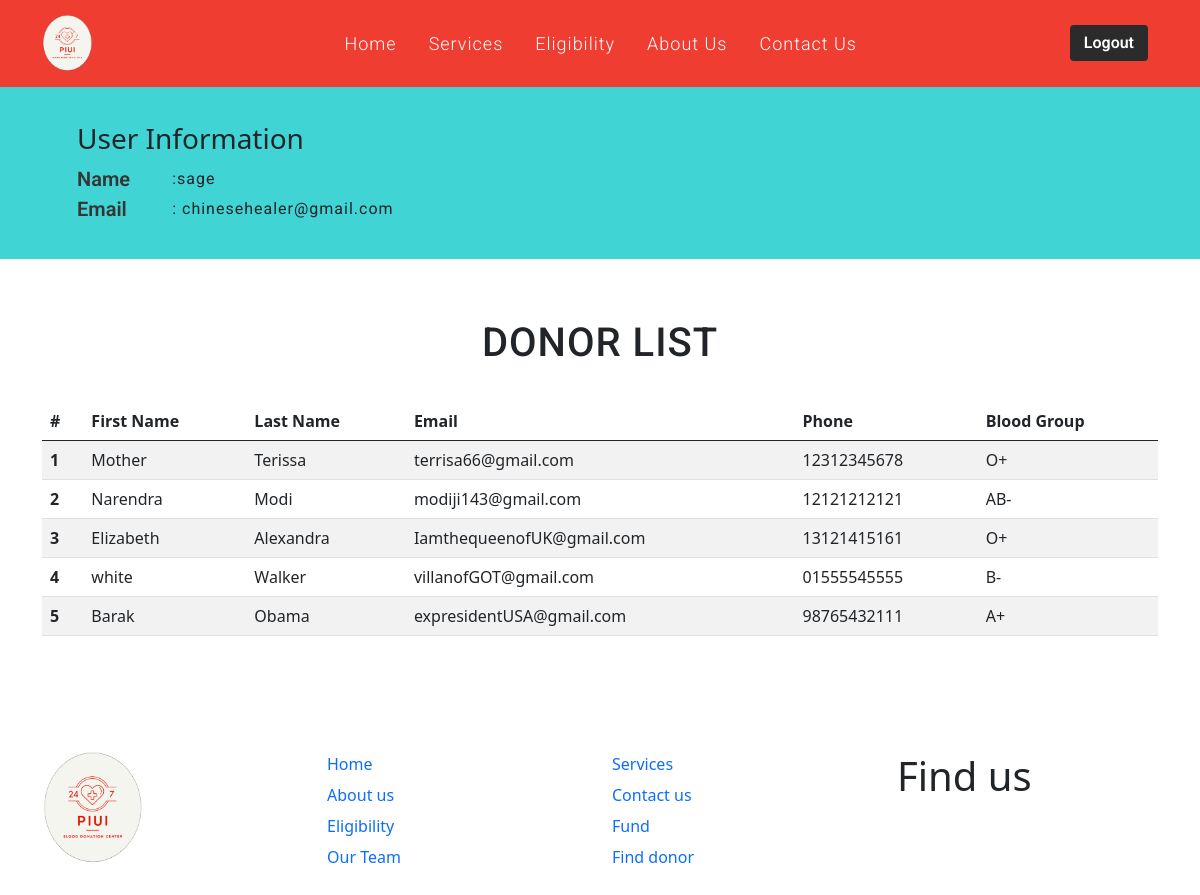
/posts/index (signed in), run on the app's committed database.
### tables this page shows
CREATE TABLE `reg` (
  `id` int(10) NOT NULL,
  `firstname` varchar(255) NOT NULL,
  `lastname` varchar(255) NOT NULL,
  `email` varchar(255) NOT NULL,
  `phone` varchar(255) NOT NULL,
  `blood` varchar(255) NOT NULL
);

### app/controllers/Posts.php (called while the page is built)
<?php
class Posts extends Controllers {
    public function __construct() {
        $this->postModel = $this->model('Post');
    }
    public function index() {
        $posts = $this->postModel->findAllPosts();
        $data = [
            'posts' => $posts
        ];
        $this->view('posts/index', $data);
    }
}

### app/libraries/CORE.php (called while the page is built, shortened)
<?php
  class Core {
    protected $currentMethod = 'index';
    public function __construct(){
      $url = $this->getUrl();
      if(file_exists('../app/controllers/' . ucwords($url[0]). '.php')){
        unset($url[0]);
      }
      $this->currentController = new $this->currentController;
      if(isset($url[1])){
        if(method_exists($this->currentController, $url[1])){
          $this->currentMethod = $url[1];
          unset($url[1]);
        }
      }
      $this->params = $url ? array_values($url) : [];
      call_user_func_array([$this->currentController, $this->currentMethod], $this->params);
    }
    public function getUrl(){
      if(isset($_GET['url'])){
        $url = rtrim($_GET['url'], '/');
        $url = filter_var($url, FILTER_SANITIZE_URL);
        $url = explode('/', $url);
        return $url;
      }
    }
  }

### app/require.php (called while the page is built, shortened)
<?php
    require_once 'libraries/Core.php';
    require_once 'libraries/Controllers.php';
    require_once 'libraries/Database.php';
    $init = new Core();

### public/index.php (called while the page is built)
<?php
    require_once '../app/require.php';

### app/libraries/Database.php (called while the page is built, shortened)
<?php
    class Database {
        private $dbHost = DB_HOST;
        private $dbUser = DB_USER;
        private $dbPass = DB_PASS;
        private $dbName = DB_NAME;
        private $statement;
        private $dbHandler;
        public function __construct() {
            $conn = 'mysql:host=' . $this->dbHost . ';dbname=' . $this->dbName;
            $options = array(
                PDO::ATTR_PERSISTENT => true,
                PDO::ATTR_ERRMODE => PDO::ERRMODE_EXCEPTION
            );
            try {
                $this->dbHandler = new PDO($conn, $this->dbUser, $this->dbPass, $options);
            } catch (PDOException $e) {
                $this->error = $e->getMessage();
                echo $this->error;
            }
        }
        public function query($sql) {
            $this->statement = $this->dbHandler->prepare($sql);
        }
        public function execute() {
            return $this->statement->execute();
        }
        public function resultSet() {
            $this->execute();
            return $this->statement->fetchAll(PDO::FETCH_OBJ);
        }
    }

### app/models/Post.php (called while the page is built)
<?php
class Post {
    private $db;
    public function __construct() {
        $this->db = new Database;
    }
    public function findAllPosts() {
        $this->db->query('SELECT * FROM reg ORDER BY id ASC');
        $results = $this->db->resultSet();
        return $results;
    }
}

### app/views/posts/index.php (the view, shortened to what this page needs)
<?php
   require APPROOT . '\views\includes\header.php';
?>
    <?php
       require APPROOT . '\views\includes\menu.php';
    ?>
    <?php if(isset($_SESSION['user_id'])) : ?>
    <div class="home-banner">
            <div class="container">
                <div class="row">
                    <div class="col-lg-6">
                        <div class="user-info">
                            <ul>
                                <h3>User Information</h3>
                                <li>
                                    <p>Name</p>
                                    <p>:<?php echo $_SESSION['firstname'] ?> <?php echo $_SESSION['lastname'] ?></p>
                                </li>
                                <li>
                                    <p>Email</p>
                                    <p>: <?php echo $_SESSION['email'] ?></p>
                                </li>
                            </ul>
                        </div>
                    </div>
                </div>
            </div>
        </div>
    <section class="donor-list">
        <div class="container">
            <div class="heading">
                <h1>Donor List</h1>
            </div>
            <table class="table table-striped">
                <thead>
                    <tr>
                      <th scope="col">#</th>
                      <th scope="col">First Name</th>
                      <th scope="col">Last Name</th>
                      <th scope="col">Email</th>
                      <th scope="col">Phone</th>
                      <th scope="col">Blood Group</th>
                    </tr>
                  </thead>
                  <tbody>
		<?php foreach($data['posts'] as $post): ?>
                    <tr>
                      <th scope="row"><?php echo $post->id;?></th>
                      <td><?php echo $post->firstname;?></td>
                      <td><?php echo $post->lastname;?></td>
                      <td><?php echo $post->email;?></td>
			            <td><?php echo $post->phone;?></td>
                      <td><?php echo $post->blood;?></td>
                      <?php endforeach; ?>
                    </tr>
                  </tbody>
            </table>
        </div>
    </section>
    <?php else : ?>
        <?php
   require APPROOT . '\views\users\login.php';
?>
<?php endif; ?>
<?php
   require APPROOT . '\views\includes\footer.php';
?>

### app/libraries/Controllers.php (shortened to what this page needs)
<?php
    class Controllers {
        public function view($view, $data = []) {
            if (file_exists('../app/views/' . $view . '.php')) {
                require_once '../app/views/' . $view . '.php';
            } else {
                die("View does not exists.");
            }
        }
    }

### app/views/includes/header.php (shortened to what this page needs)
<php?>
    <head>
    <link href="https://cdn.jsdelivr.net/npm/bootstrap@5.1.0/dist/css/bootstrap.min.css" rel="stylesheet">
    <link href="<?php echo URLROOT; ?>../css/font-awesome.min.css" rel="stylesheet">
    <link rel="stylesheet" href="<?php echo URLROOT; ?>../css/style.css">
</head>

### app/views/includes/menu.php (shortened to what this page needs)
<header class="theme-bg">
        <div class="container">
            <div class="row">
                <div class="col-lg-1 col-md-1 col-sm-6 col-6">
                    <a href="#">
                        <div class="logo">
                        <img src="<?php echo URLROOT; ?>../img/new1.png" alt="">
                        </div>
                    </a>
                </div>
                <div class="col-lg-8 col-md-8">
                    <?php if(isset($_SESSION['user_id'])) : ?>
                        <div class="menu">
                            <ul>
                                <li><a href="<?php echo URLROOT; ?>/views/index">Home</a></li>
                                <li><a href="">Services</a>
                                </li>
                                <li><a href="<?php echo URLROOT; ?>/views/eligibility">Eligibility</a></li>
                                <li><a href="<?php echo URLROOT; ?>/views/about">About us</a></li>
                                <li><a href="<?php echo URLROOT; ?>/views/index#contact">Contact us</a></li>
                            </ul>
                        </div>
                    <?php endif; ?>
                </div>
                <div class="col-lg-3 col-md-3 col-sm-6 col-6">
                    <div class="cta-btn">
                        <?php if(isset($_SESSION['user_id'])) : ?>
                            <a href="<?php echo URLROOT; ?>/users/logout" class="btn theme-btn-dark">Logout</a>
                        <?php else : ?>
                            <a href="<?php echo URLROOT; ?>/users/register" class="btn theme-btn">Sign up</a>
                            <a href="<?php echo URLROOT; ?>/users/login" class="btn theme-btn-dark">Sign in</a>
                        <?php endif; ?>
                    </div>
                </div>
            </div>
        </div>
    </header>

### app/views/includes/footer.php (shortened to what this page needs)
<php?>
<footer>
        <div class="container">
            <div class="row">
                <div class="col-lg-3 col-md-3 col-sm-6 col-6">
                    <div class="footer-logo">
                        <a href="#"><img src="<?php echo URLROOT; ?>../img/new1.png" alt=""></a>
                    </div>
                </div>
                <div class="col-lg-3 col-md-3 col-sm-6 col-6">
                    <ul class="footer-menu">
                        <li><a href="#">Home</a></li>
                        <li><a href="#">About us</a></li>
                        <li><a href="#">Eligibility</a></li>
                        <li><a href="#">Our Team</a></li>
                    </ul>
                </div>
                <div class="col-lg-3 col-md-3 col-sm-6 col-6">
                    <ul class="footer-menu">
                        <li><a href="#">Services</a></li>
                        <li><a href="#">Contact us</a></li>
                        <li><a href="#">Fund</a></li>
                        <li><a href="#">Find donor</a></li>
                    </ul>
                </div>
                <div class="col-lg-3 col-md-3 col-sm-6 col-6">
                    <h1>Find us</h1>
                    <ul class="social-icon">
                        <li><a href="#"><i class="fab fa-facebook"></i></a></li>
                        <li><a href="#"><i class="fab fa-instagram"></i></a></li>
                        <li><a href="#"><i class="fab fa-twitter"></i></a></li>
                        <li><a href="#"><i class="fab fa-whatsapp"></i></a></li>
                    </ul>
                </div>
            </div>
        </div>
    </footer>

### public/css/style.css (style rules this page uses)
* { margin: 0; padding: 0; box-sizing: border-box; }
.theme-bg { background-color:#EF3D32 ; }
.theme-btn-dark { background-color: #2b2b2b; color: #fff; font-size: 16px; font-weight: 600; padding: 6px 14px; font-family: 'Roboto', sans-serif; }
.logo { padding: 15px 0; }
.logo img { width: 50px; }
.menu { height: 100%; display: flex; align-items: center; justify-content: flex-end; }
.menu ul { list-style: none; display: flex; justify-content: flex-start; padding: 0; margin: 0; }
.menu ul li { position: relative; }
.menu ul li a { text-decoration: none; text-transform: capitalize; color: #fff; font-weight: 300; font-size: 18px; padding: 25px 16px; display: block; letter-spacing: 1px; font-family: 'Roboto', sans-serif; }
.cta-btn { height: 100%; display: flex; align-items: center; justify-content: flex-end; }
.cta-btn a { border: 0; margin-right: 10px; }
section { padding: 60px 0; }
.heading { text-align: center; }
.heading h1 { font-family: 'Roboto', sans-serif; text-transform: uppercase; letter-spacing: 1px; margin-bottom: 35px; font-weight: 500; }
footer { padding: 40px 0; }
.footer-logo a img { width: 100px; }
.footer-menu { padding: 0; list-style: none; margin-bottom: 0; }
.footer-menu li a { text-decoration: none; padding-bottom: 7px; display: block; }
.social-icon { list-style: none; padding: 0; display: flex; justify-content: space-evenly; }
.social-icon li a { font-size: 25px; }
.home-banner { background: #40d4d4; }
.user-info ul { padding: 35px; margin: 0; }
.user-info ul li { display: flex; align-items: center; }
.user-info ul li p:first-child { width: 20%; margin-bottom: 0; font-family: 'Roboto', sans-serif; font-size: 20px; font-weight: 600; color: #353535; }
.user-info ul li p:last-child { width: 80%; margin-bottom: 0; font-size: 16px; font-family: 'Roboto', sans-serif; letter-spacing: 1px; }

### data on the page
reg: id "1", firstname "Mother", lastname "Terissa", email "terrisa66@gmail.com", phone "12312345678", blood "O+"
reg: id "2", firstname "Narendra", lastname "Modi", email "modiji143@gmail.com", phone "12121212121", blood "AB-"
reg: id "3", firstname "Elizabeth", lastname "Alexandra", email "IamthequeenofUK@gmail.com", phone "13121415161", blood "O+"
reg: id "4", firstname "white", lastname "Walker", email "villanofGOT@gmail.com", phone "01555545555", blood "B-"
reg: id "5", firstname "Barak", lastname "Obama", email "expresidentUSA@gmail.com", phone "98765432111", blood "A+"

### other printed values
$_SESSION['firstname'] "sage"
$_SESSION['email'] "chinesehealer@gmail.com"
